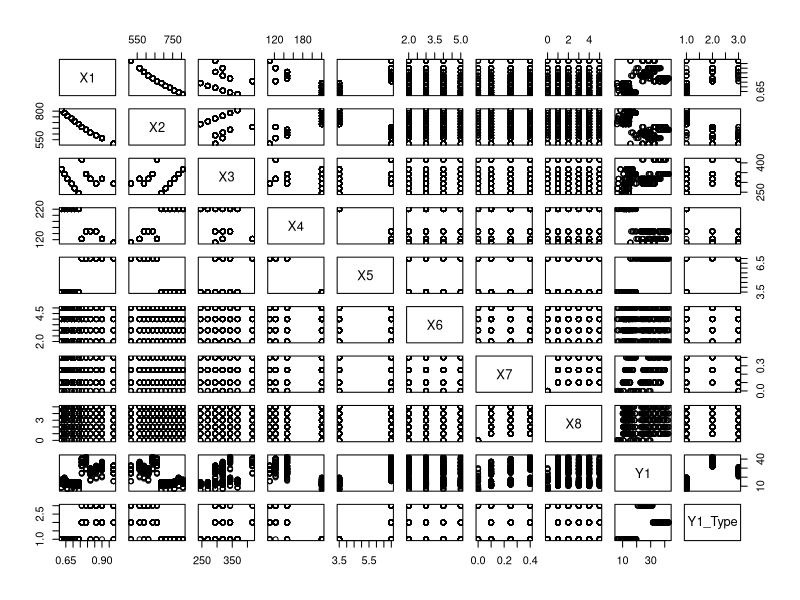
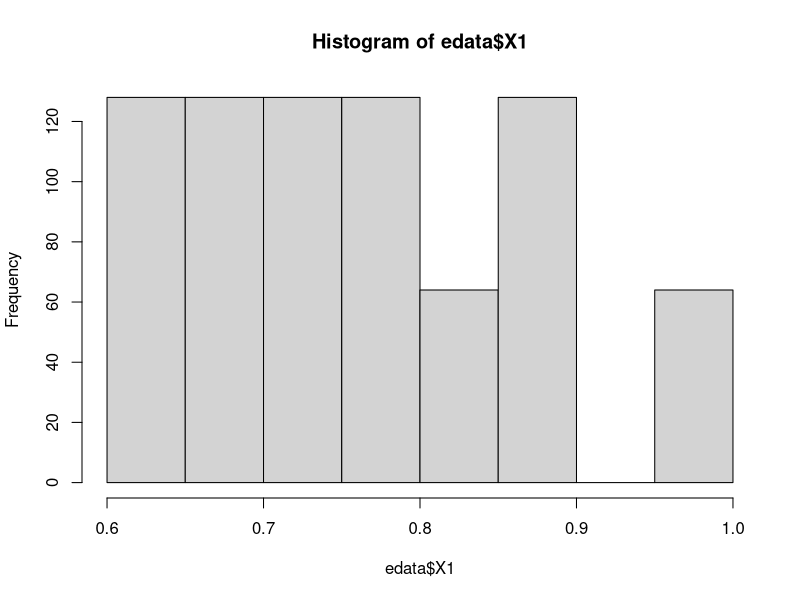
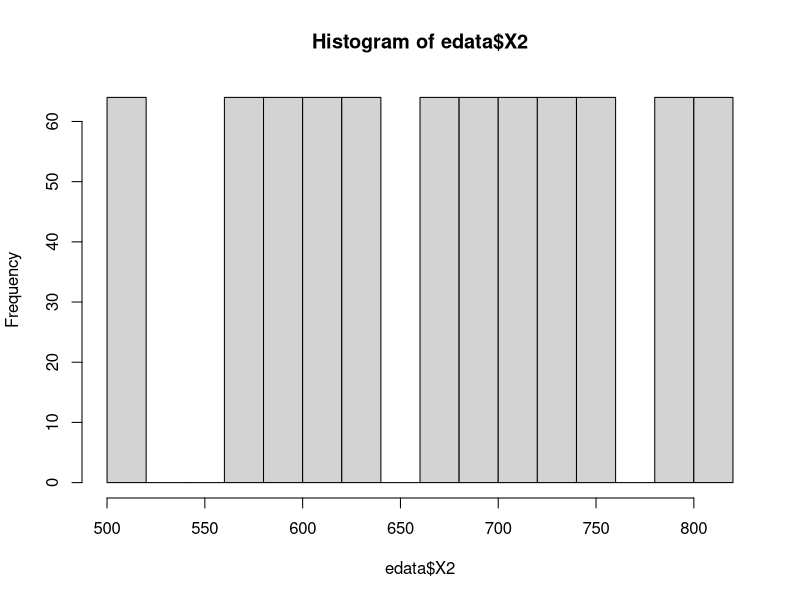
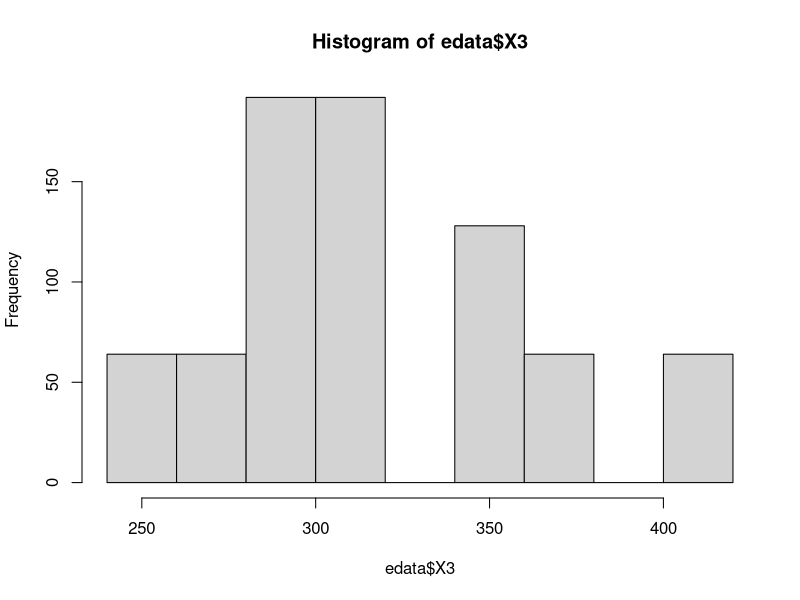
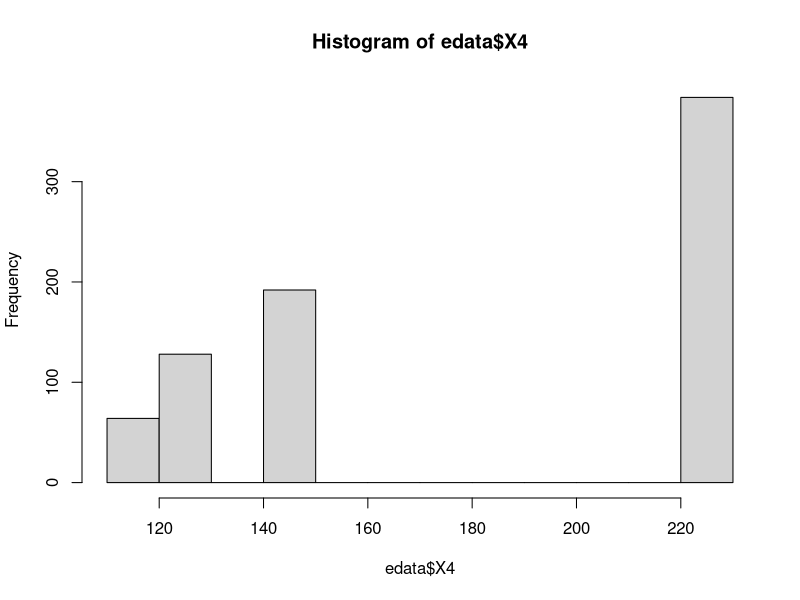
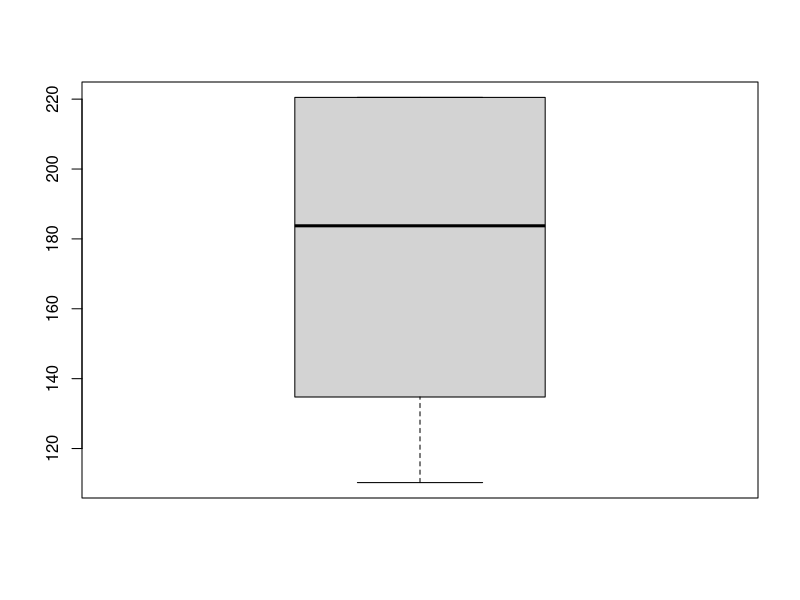
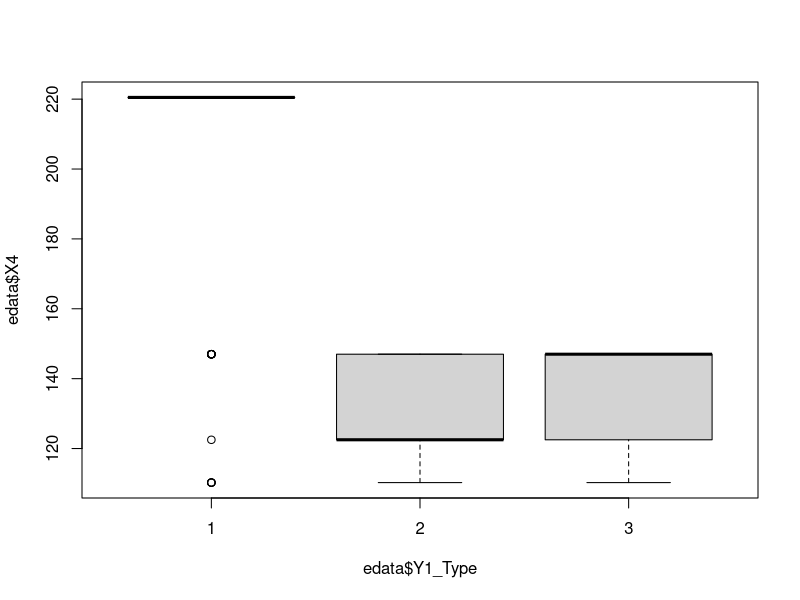
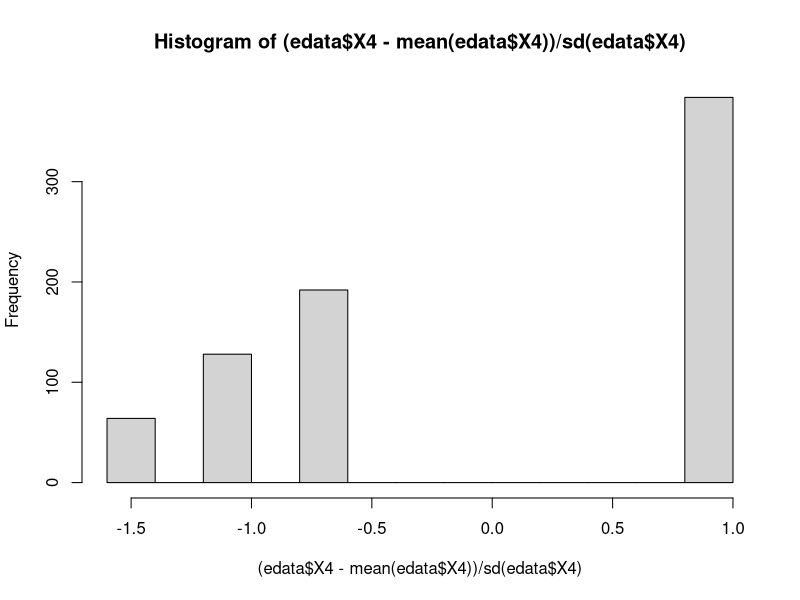

Recreate these plots in R, in order.
## Reading a cleaning the data for processing into a neural network dataset
## First pass 


edata <-read.csv("enerdata_with_class.csv")

str(edata)
summary(edata)
plot(edata)

#---------------------------------------------------------------------------
# Data Cleaning

#X1 - Relative compactness
hist(edata$X1)
  # --> clean involve making the values between 0-10
unique(edata$X1)
R <- (edata$X1 - min(edata$X1))/(max(edata$X1) - min(edata$X1)) * (10-1) + 1
edata$X1 <- R

#X2 - Surface Area
hist(edata$X2)
  # --> clean involve making the values between 0-10
  # --> data, mean and median are similar 
R <- (edata$X2 - min(edata$X2))/(max(edata$X2) - min(edata$X2)) * (10-1) + 1
edata$X2 <- R

#X3 - Wall Area
hist(edata$X3)
  # --> relative normal distribution
  # --> cleaning involve making data between 0-10

R <- (edata$X3 - min(edata$X3))/(max(edata$X3) - min(edata$X3)) * (10-1) + 1
edata$X3 <- R

#X4 - Roof Area
hist(edata$X4)
boxplot(edata$X4)
  # --> make data between 0-10
  # --> data is skewed to the right 
boxplot(edata$X4 ~ edata$Y1_Type)
cor(edata$X4, edata$Y1)
hist((edata$X4 -mean(edata$X4))/sd(edata$X4))
lim <- 2*sd(edata$X4)
upp <- mean(edata$X4)+lim
low <- mean(edata$X4)-lim
edata[edata$X4>upp,]
edata[edata$X4<low,]
  #-->  No outliners detected when evaluating at 95% of the data at 2sd from mean

R <- (edata$X4 - min(edata$X4))/(max(edata$X4) - min(edata$X4)) * (10-1) + 1
edata$X4 <- R

#X5 - Overall Height
hist(edata$X5)
  #--> is a categorical value with 3.5, 7
edata$X5 <- as.factor(edata$X5)

#X6 - Orientation
hist(edata$X6)
  # --> also a factor variable with 2,3,4,5 uniformly distributed
unique(edata$X6)

edata$X6 <- as.factor(edata$X6)

#X7 - Glazing Area
#glazing refers to the installation of glass in windows, doors, or any other fixed opening
hist(edata$X7)
plot(edata$Y1,edata$X7)
unique(edata$X7)
  # also a factor variable in the states of 0.00, 0.10, 0.25, 0.40
  # unsure if glazing area is significant to analysis

  # this is removed since the data is represented in X8
edata$X7 <- NULL

#X8 - Glazing area distribution
hist(edata$X8)
unique(edata$X8)
  # --> this field describes the states of the X7 variable as factors 0-5; i.e. 6 states of glazing
edata$X8 <- as.factor(edata$X8)

#Limitations - based on how the data was provided we do not know what Orientation means, 
# where these houses were located, or what time of the year the data was collected for energy efficiency


#Y1 - Heating loads
#The heating load is the amount of heat energy that would need to be added to a space to maintain 
#the temperature in an acceptable range. 
hist(edata$Y1)

lim <- 2*sd(edata$Y1)
upp <- mean(edata$Y1) + lim
low <- mean(edata$Y1) - lim
edata[edata$Y1 < low, ]
edata[edata$Y1 > upp, ]
  # --> there are 7 obs that are over the 2sd of the mean, however they are not significant distance away,
  # --> so the obs will remain is we should test at 3sd from the mean.
summary(edata$Y1)
  #--> data is slightly skewed to the left but not far apart to statistically normalize 


# we introduce a new variable to indicate the high or low heating loads. This is done by combine 1 &3 as low
# and 2 as high.
edata$Y1_ctype = edata$Y1_Type
edata$Y1_ctype[edata$Y1_ctype == 1 | edata$Y1_ctype == 3] <- "Low"
edata$Y1_ctype[edata$Y1_ctype == 2] <- "High"
unique(edata$Y1_ctype)

#-----------------------------------------------------------------------------------------------------------
#Clean and Transformed data
str(edata)
summary(edata)

write.csv(edata, "enerdata_clean_transformed.csv", row.names = F)
